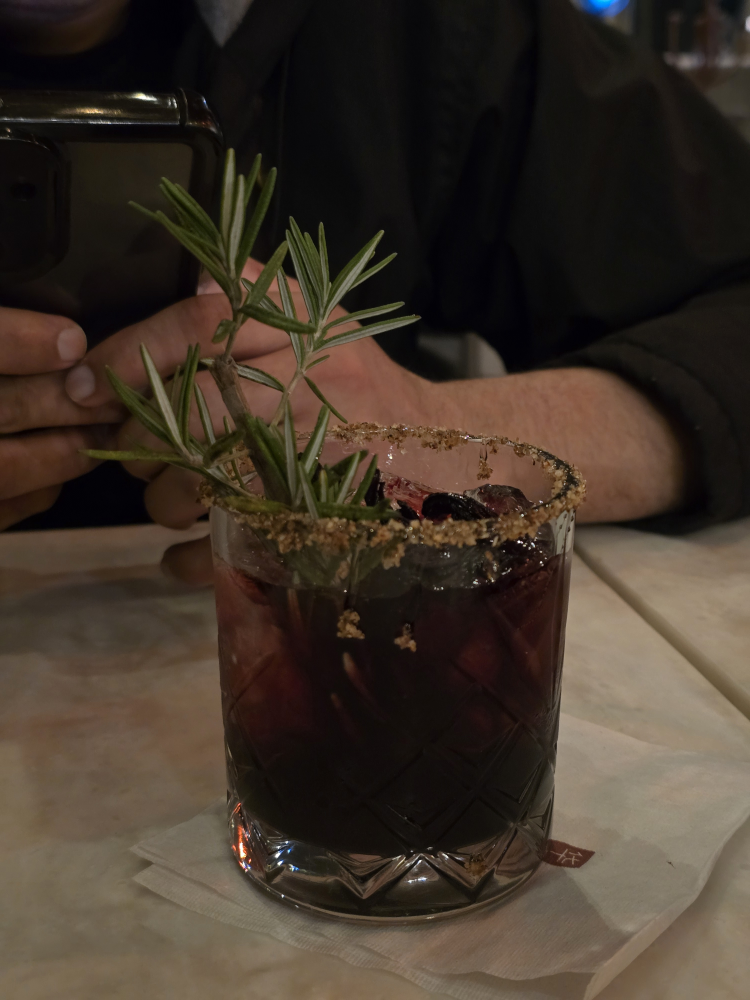
#> input picture imagenes/Bebida_restaurant.jpg, 3000 x 4000 px (shown at 1/4 size)
$ jupyter execute Primer_EX_VeIA_JFRM.ipynb   (older library calls are emulated)
#> lines starting #> are read from the running program, lines starting #| are printed output that depends on the picture; after the words box and inside, x2 and y2 are one past the last pixel; in counts of white or black regions, pixels touching at a corner belong together
# Elaboró:
Rojas Martinez Jonathan Francisco

[cell 1]
import cv2
import numpy as np
import matplotlib.pyplot as plt

## Cargar una imagen

[cell 2]
img = cv2.imread('../imagenes/Bebida_restaurant.jpg')
#> img is the input picture: shape (4000, 3000, 3); mean B, G, R 42.3, 52.8, 64.2
if img is None:
    raise ValueError("No se pudo cargar la imagen")

plt.imshow(cv2.cvtColor(img, cv2.COLOR_BGR2RGB))
plt.title("Imagen Original")
plt.axis('off')
plt.show()

## Girar la imagen verticalmente

[cell 3]
img_girada = cv2.flip(img, 0)
plt.imshow(cv2.cvtColor(img_girada, cv2.COLOR_BGR2RGB))
plt.title("Imagen Girada")
plt.axis('off')
plt.show()

## Convertir a escala de grises con 10% R, 5% G y 85% G

[cell 4]
b, g, r = cv2.split(img)
gris_especifico = (0.10 * r + 0.05 * g + 0.85 * b).astype(np.uint8)
plt.imshow(gris_especifico, cmap='gray')
plt.title("Imagen en Escala de Grises (Fórmula Específica)")
plt.axis('off')

## Convertir a grises con fórmula

[cell 5]
gray_formula = cv2.cvtColor(img, cv2.COLOR_BGR2GRAY)
plt.imshow(gray_formula, cmap='gray')
plt.title("Imagen en Escala de Grises (Fórmula OpenCV)")
plt.axis('off')
plt.show()

## Aplicar detección de bordes (Sobel y Prewitt)

[cell 6]
# -- Filtro Sobel --
sobel_x = cv2.Sobel(gray_formula, cv2.CV_64F, 1, 0, ksize=3)
sobel_y = cv2.Sobel(gray_formula, cv2.CV_64F, 0, 1, ksize=3)
sobel_combinado = np.uint8(np.absolute(sobel_x) + np.absolute(sobel_y))

# -- Filtro Prewitt --
kernel_prewitt_x = np.array([[1, 0, -1], [1, 0, -1], [1, 0, -1]], dtype=np.float32)
kernel_prewitt_y = np.array([[-1, -1, -1], [0, 0, 0], [1, 1, 1]], dtype=np.float32)
prewitt_x = cv2.filter2D(gray_formula, -1, kernel_prewitt_x)
prewitt_y = cv2.filter2D(gray_formula, -1, kernel_prewitt_y)
prewitt_combinado = cv2.addWeighted(np.absolute(prewitt_x), 0.5, np.absolute(prewitt_y), 0.5, 0)
prewitt_combinado = np.uint8(prewitt_combinado)

plt.figure(figsize=(12, 6))
plt.subplot(1, 2, 1)
plt.imshow(sobel_combinado, cmap='gray')
plt.title("Bordes con Sobel")
plt.axis('off')
plt.subplot(1, 2, 2)
plt.imshow(prewitt_combinado, cmap='gray')
plt.title("Bordes con Prewitt")
plt.axis('off')
plt.show()

## Umbralizar a 50, 100 y 150

[cell 7]
_, bin_50 = cv2.threshold(gray_formula, 50, 255, cv2.THRESH_BINARY)
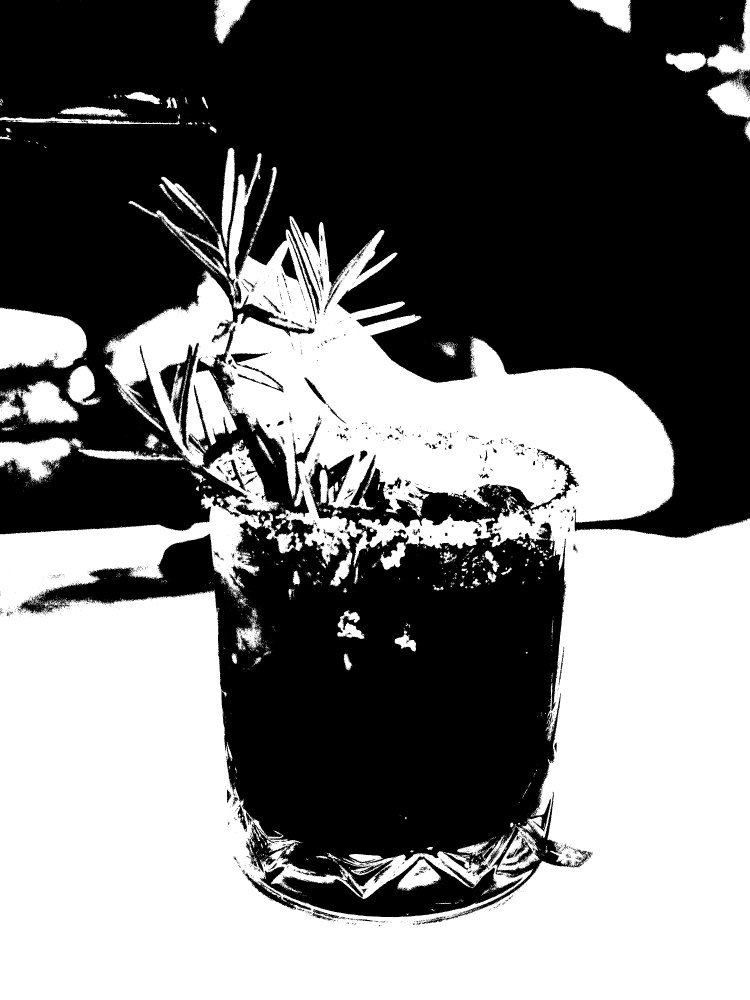
#> bin_50: shape (4000, 3000) (shown at 1/4 size); 45.3% white; 6987 white regions (6667 under 20 px), largest, box (x1, y1, x2, y2) and area: (0, 613, 3000, 4000) 5006606, (0, 1229, 348, 1478) 67420, (1412, 2057, 1980, 2266) 42210
_, bin_100 = cv2.threshold(gray_formula, 100, 255, cv2.THRESH_BINARY)
#> bin_100: shape (4000, 3000); 20.9% white; 6781 white regions (6171 under 20 px), largest, box (x1, y1, x2, y2) and area: (2202, 2161, 3000, 4000) 984395, (0, 2982, 2418, 4000) 834652, (2347, 2156, 3000, 2815) 224869
_, bin_150 = cv2.threshold(gray_formula, 150, 255, cv2.THRESH_BINARY)
#> bin_150: shape (4000, 3000); 0.41% white; 1742 white regions (1544 under 20 px), largest, box (x1, y1, x2, y2) and area: (2228, 2845, 2605, 3015) 18555, (2349, 2474, 2452, 2542) 3189, (2261, 2402, 2351, 2569) 3022

plt.figure(figsize=(15, 5))
plt.subplot(1, 3, 1)
plt.imshow(bin_50, cmap='gray')
plt.title("Binarización con umbral 50")
plt.axis('off')
plt.subplot(1, 3, 2)
plt.imshow(bin_100, cmap='gray')
plt.title("Binarización con umbral 100")
plt.axis('off')
plt.subplot(1, 3, 3)
plt.imshow(bin_150, cmap='gray')
plt.title("Binarización con umbral 150")
plt.axis('off')
plt.show()

## Dibujar un cuadro azul y colocarlo en una imagen

[cell 8]
img_cuadro = img.copy()
cv2.rectangle(img_cuadro, (300, 600), (1000, 10), (0, 0, 255), -1)

plt.imshow(img_cuadro)
plt.title("Imagen con cuadro azul")
plt.axis('off')
plt.show()

## Nueva imagen

[cell 9]
img_02 = cv2.imread('../imagenes/gato_nojao.jpg')
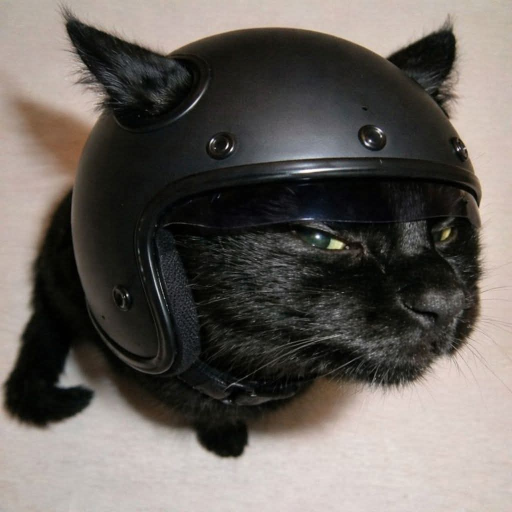
#> input picture imagenes/gato_nojao.jpg, 1024 x 1024 px (shown at 1/2 size)
#> img_02 is the input picture: shape (1024, 1024, 3); mean B, G, R 92.6, 97.7, 103.2
if img_02 is None:
    raise ValueError("No se pudo cargar la imagen")
img_02_gris = cv2.cvtColor(img_02, cv2.COLOR_BGR2GRAY)

plt.imshow(cv2.cvtColor(img_02, cv2.COLOR_BGR2RGB))
plt.title("Imagen 2 - gato nojao")
plt.axis('off')

## Erosionar tamaño 5 y dilatación de 7

[cell 10]
# Recotamos la imagen para enfocarnos en un punto y ver mejor la erosión y dilatación
print(f"Dimensiones de la imagen original: {img_02_gris.shape}")
#| Dimensiones de la imagen original: (1024, 1024)

img_02_gris_recortada = img_02_gris[400:600, 100:2000]

# Kernels
kernel_erosion = np.ones((5, 5), np.uint8)
kernel_dilatacion = np.ones((7, 7), np.uint8)
# Imagenes
img_erosionada = cv2.erode(img_02_gris_recortada, kernel_erosion, iterations=1)
img_dilatada = cv2.dilate(img_erosionada, kernel_dilatacion, iterations=1)
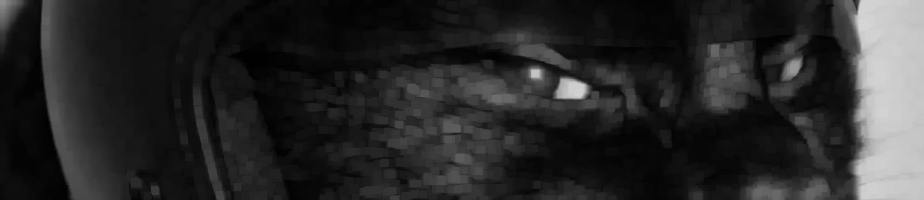
#> img_dilatada: shape (200, 924); min 0, max 213, mean 40.7

plt.figure(figsize=(10, 7))
plt.subplot(3, 1, 1)
plt.imshow(cv2.cvtColor(img_02_gris_recortada, cv2.COLOR_GRAY2RGB))
plt.title("Imagen Original")
plt.axis('off')
plt.subplot(3, 1, 2)
plt.imshow(cv2.cvtColor(img_erosionada, cv2.COLOR_GRAY2RGB))
plt.title("Imagen Erosionada")
plt.axis('off')
plt.subplot(3, 1, 3)
plt.imshow(cv2.cvtColor(img_dilatada, cv2.COLOR_GRAY2RGB))
plt.title("Imagen Dilatada")
plt.axis('off')
plt.show()
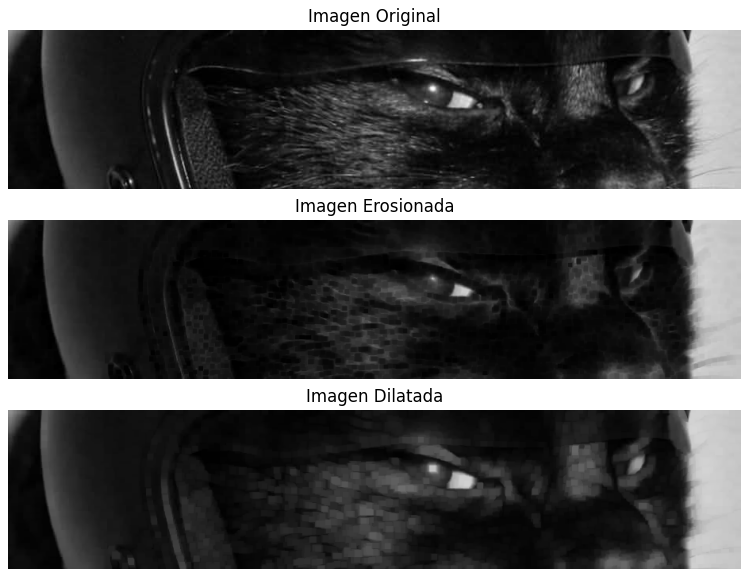
#> figure drawn by matplotlib, 3 panels

## Aplicar ORB, mostrar que identificó en la imagen misma

[cell 11]
# Imagen girada
img_02_girada = cv2.flip(img_02, 0)
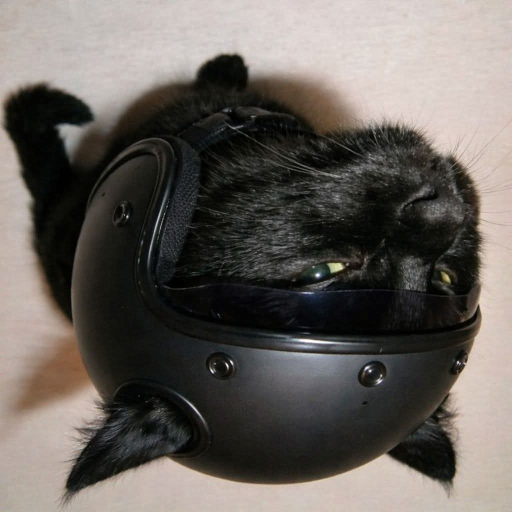
#> img_02_girada: shape (1024, 1024, 3) (shown at 1/2 size); mean B, G, R 92.6, 97.7, 103.2

# Aplicar ORB y hacer match con la imagen girada
orb = cv2.ORB_create()
kp1, des1 = orb.detectAndCompute(img_02, None)
#> kp1 = 500 keypoints; strongest (x, y, size): (916, 299, 37.2), (916, 300, 31), (740, 282, 31), (254, 589, 31)
kp2, des2 = orb.detectAndCompute(img_02_girada, None)
#> kp2 = 500 keypoints; strongest (x, y, size): (916, 724, 37.2), (916, 723, 31), (740, 741, 31), (254, 434, 31)

# Emparejar las características detectadas mediante fuerza bruta usando distancia de Hamming
bf = cv2.BFMatcher(cv2.NORM_HAMMING, crossCheck=True)
matches = bf.match(des1, des2)
#> matches = 149 matches
matches = sorted(matches, key=lambda x: x.distance) # Ordenar por los mejores matches

# Visualizar el resultado de la identificación
img_matches = cv2.drawMatches(img_02, kp1, img_02_girada, kp2, matches[:20], None, flags=cv2.DrawMatchesFlags_NOT_DRAW_SINGLE_POINTS)
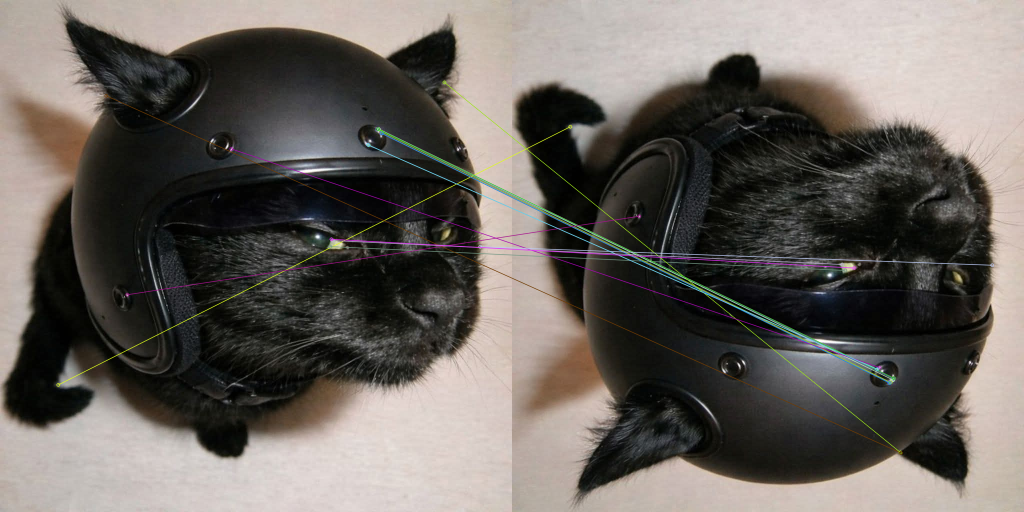
#> img_matches: shape (1024, 2048, 3) (shown at 1/2 size); mean B, G, R 93.5, 98.6, 104.1
plt.figure(figsize=(10, 5))
plt.imshow(cv2.cvtColor(img_matches, cv2.COLOR_BGR2RGB))
plt.title("Matches con ORB")
plt.axis('off')
plt.show()

## Fusionar 2 imagenes

[cell 12]
# Redimensionar img3 para que coincida con img
img3_resized = cv2.resize(img_02, (img.shape[1], img.shape[0]))
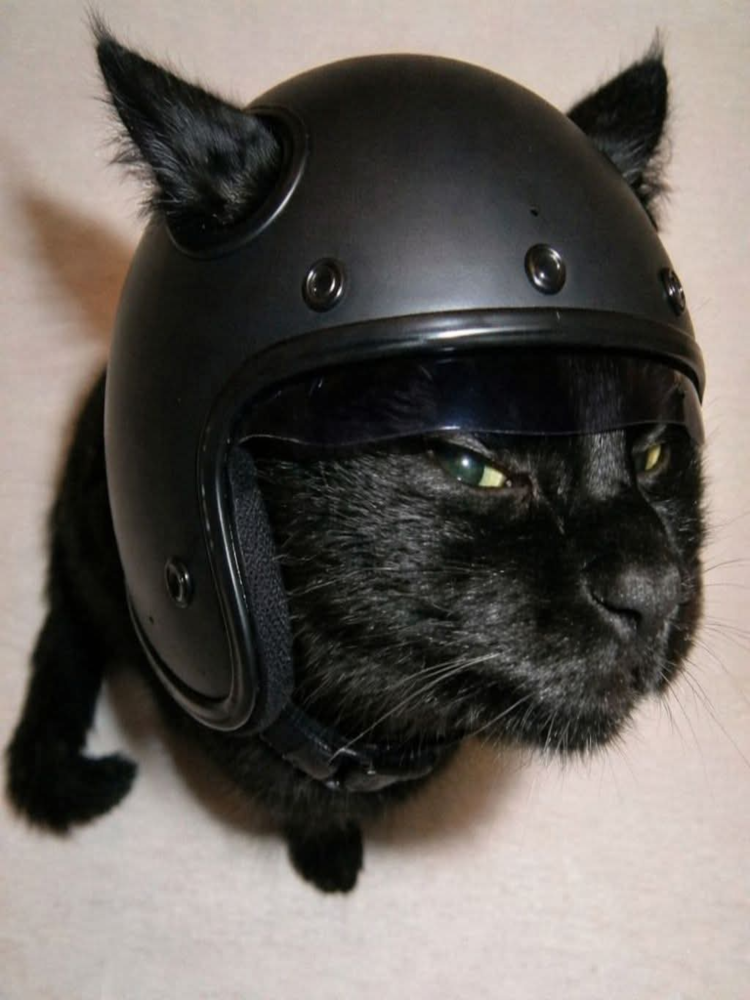
#> img3_resized: shape (4000, 3000, 3) (shown at 1/4 size); mean B, G, R 92.5, 97.6, 103.1
img_fusionada = cv2.addWeighted(img, 0.5, img3_resized, 0.5, 0)
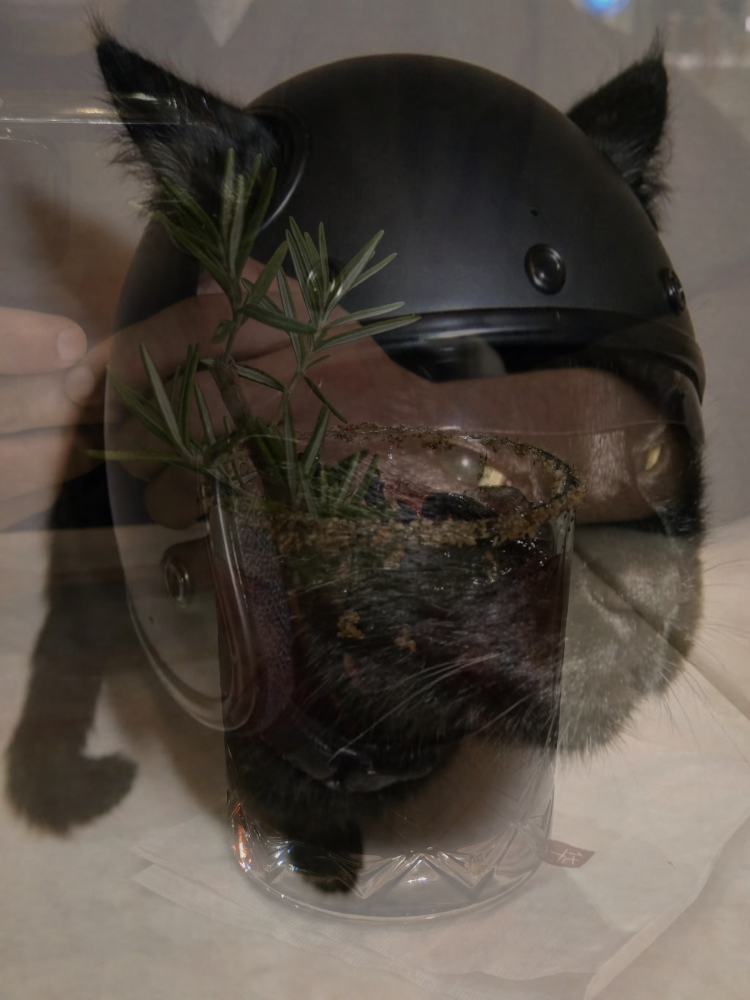
#> img_fusionada: shape (4000, 3000, 3) (shown at 1/4 size); mean B, G, R 67.4, 75.2, 83.6
cv2.imwrite('imagen_fusionada.jpg', img_fusionada)

plt.imshow(img_fusionada)
